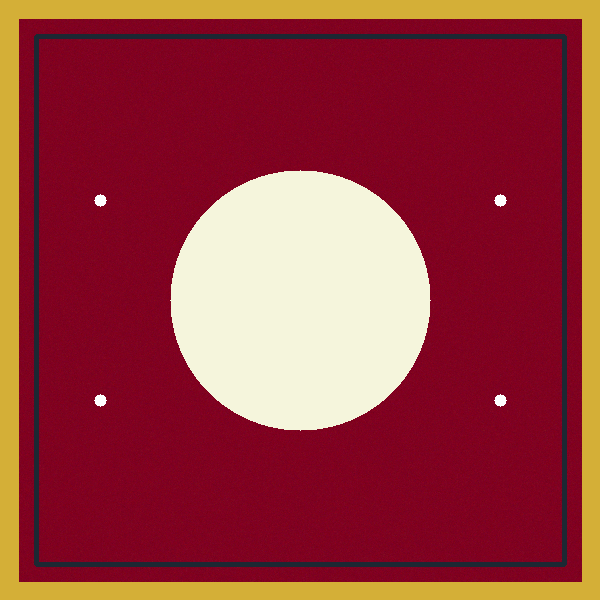
#> input picture day15/mini_project/fixtures/defective_carpet.png, 600 x 600 px
$ python -i feature_integrator.py   (imports and definitions only)   (older library calls are emulated)
#> lines starting #> are read from the running program, lines starting #| are printed output that depends on the picture
"""Day 15 - Visual Feature Extraction and Multi-Modal Feature Integration.

Extracts texture features (GLCM contrast, dissimilarity, energy, homogeneity),
color moments (mean, std, skewness in HSV), and invariant shape Hu moments,
fusing them into a normalized fixed-length feature vector for downstream ML classifiers.
"""

from typing import List, Tuple
import cv2
import numpy as np
from pydantic import BaseModel, Field
from skimage.feature import graycomatrix, graycoprops


# [6 lines that did not run here, left out]


# [50 lines that did not run here, left out]

>>> import cv2
>>> picture = cv2.imread('../fixtures/defective_carpet.png', cv2.IMREAD_GRAYSCALE)
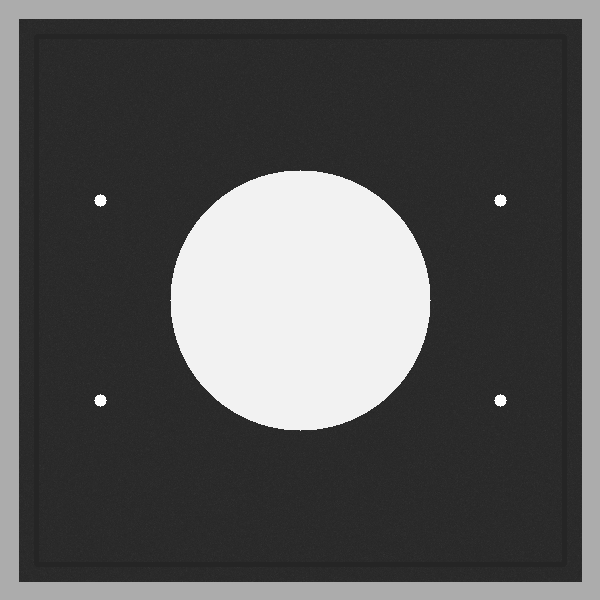
#> picture: shape (600, 600); min 36, max 255, mean 87.3
#> (the run stopped early here; a loop or call above may not have finished)

$ run again, on day15/mini_project/fixtures/hud_defective.png
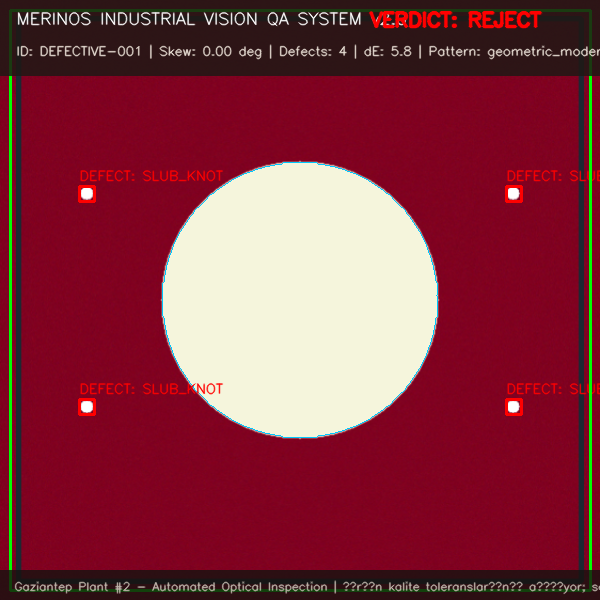
#> input picture day15/mini_project/fixtures/hud_defective.png, 600 x 600 px
#> `picture = cv2.imread('../fixtures/defective_carpet.png', cv2.IMREAD_GR..`:
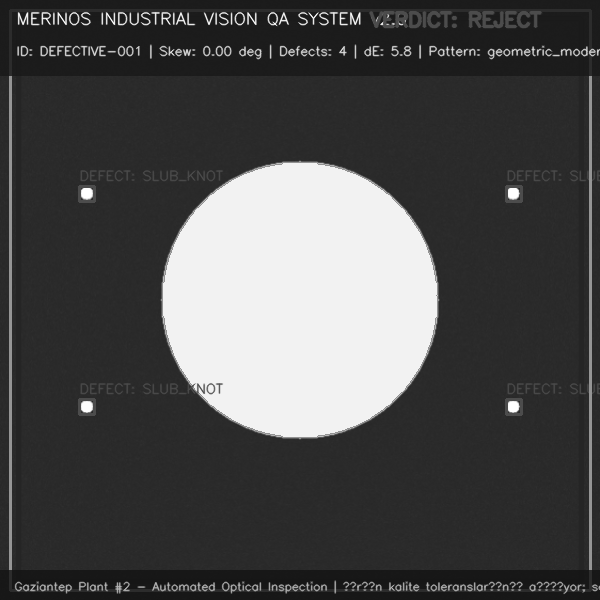
#> picture: shape (600, 600); min 22, max 255, mean 76.4

$ run again, on day15/mini_project/fixtures/hud_perfect.png
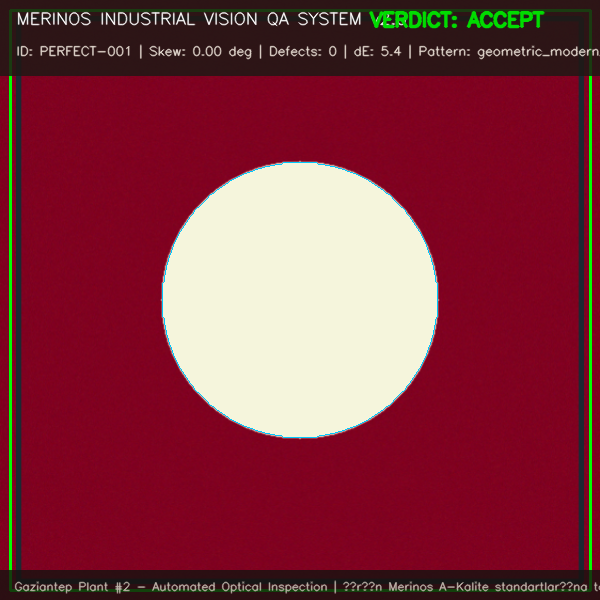
#> input picture day15/mini_project/fixtures/hud_perfect.png, 600 x 600 px
#> `picture = cv2.imread('../fixtures/defective_carpet.png', cv2.IMREAD_GR..`:
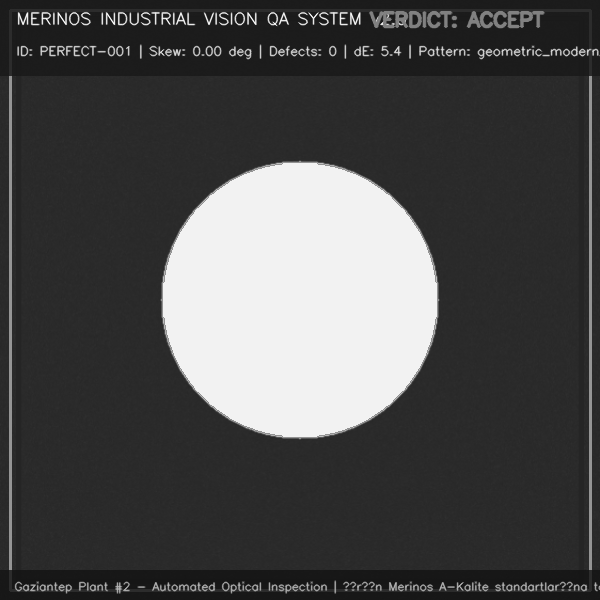
#> picture: shape (600, 600); min 22, max 255, mean 76.2
